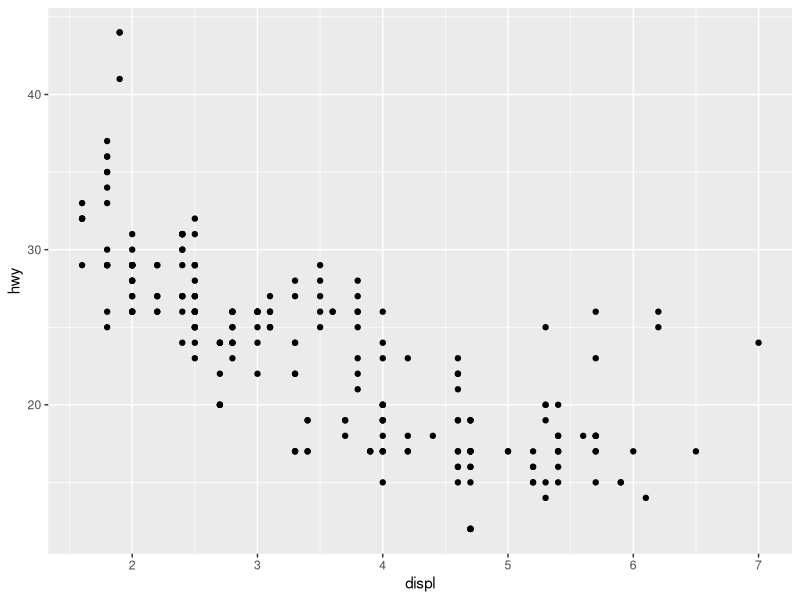
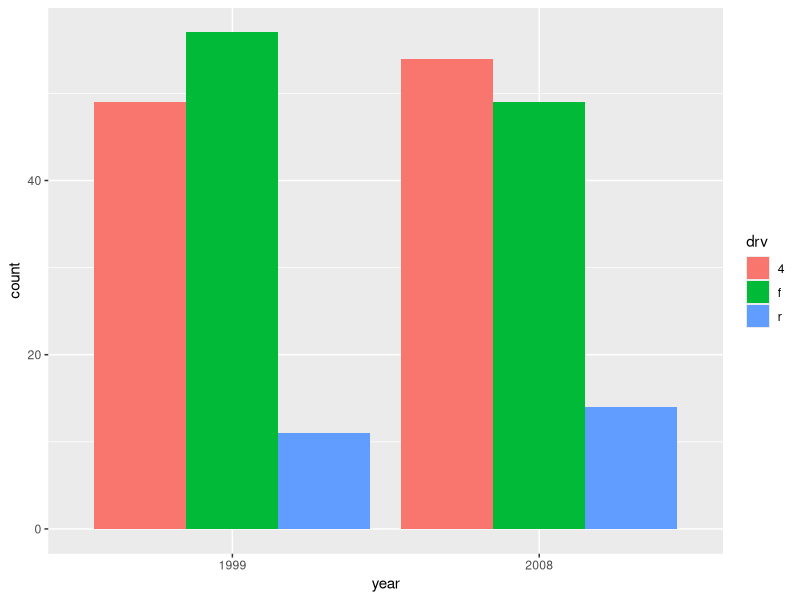
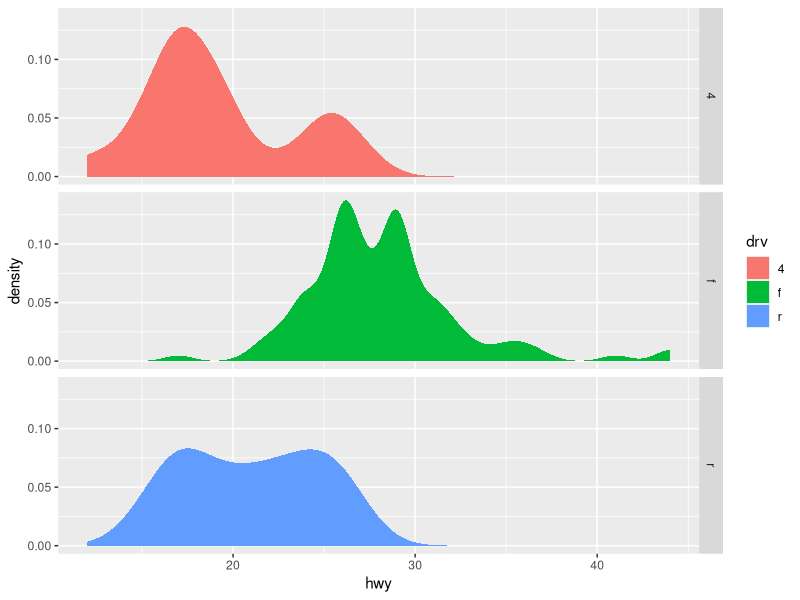
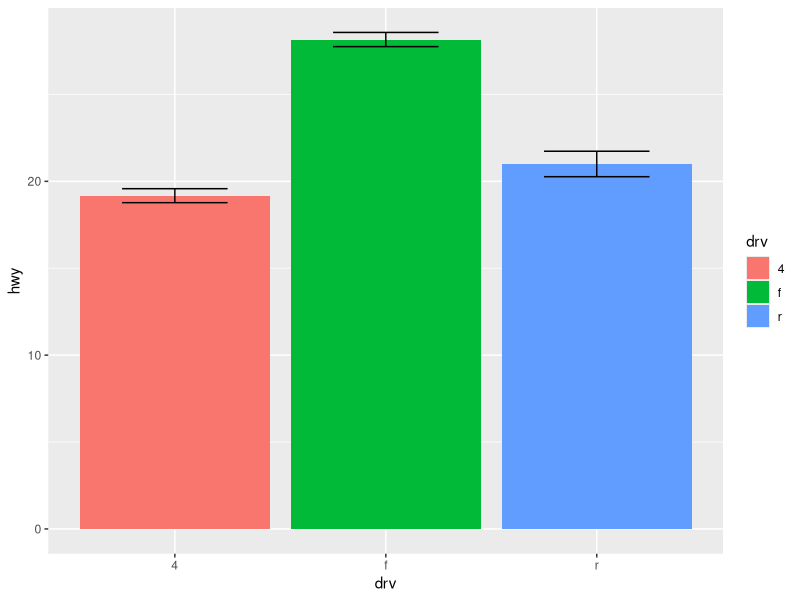
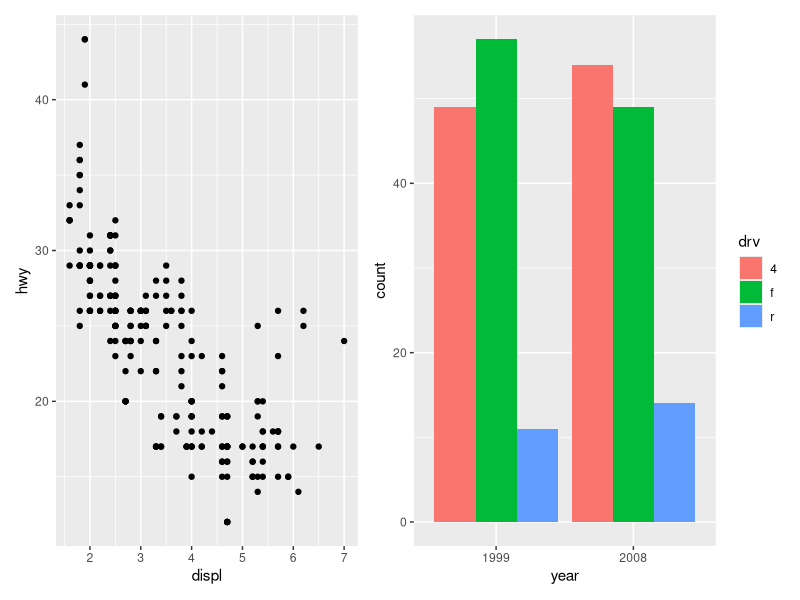
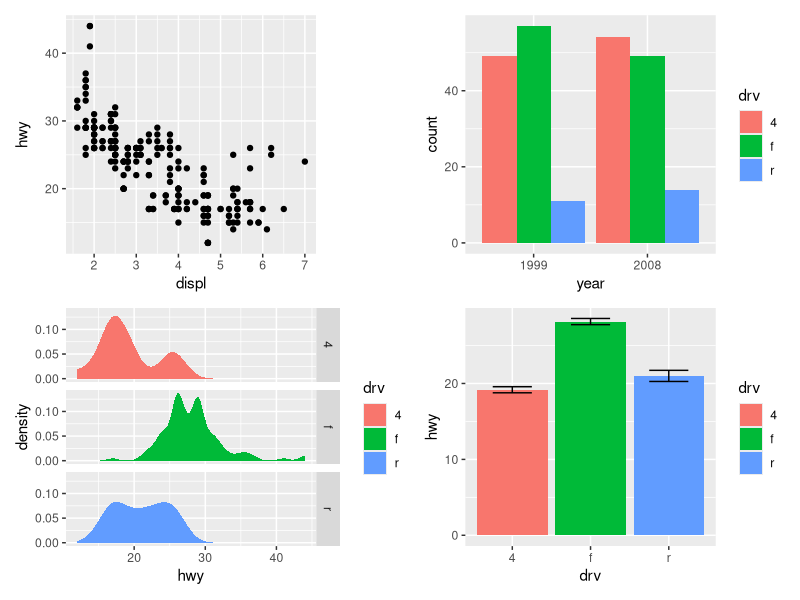
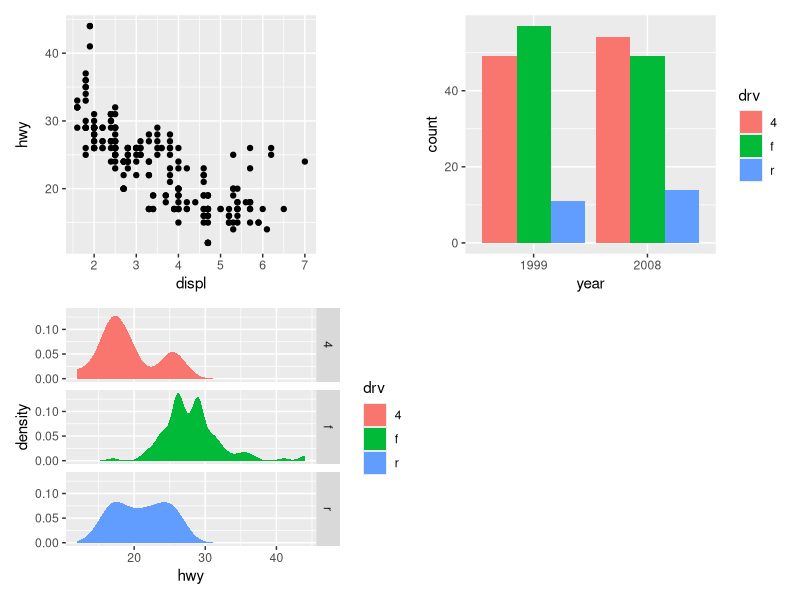
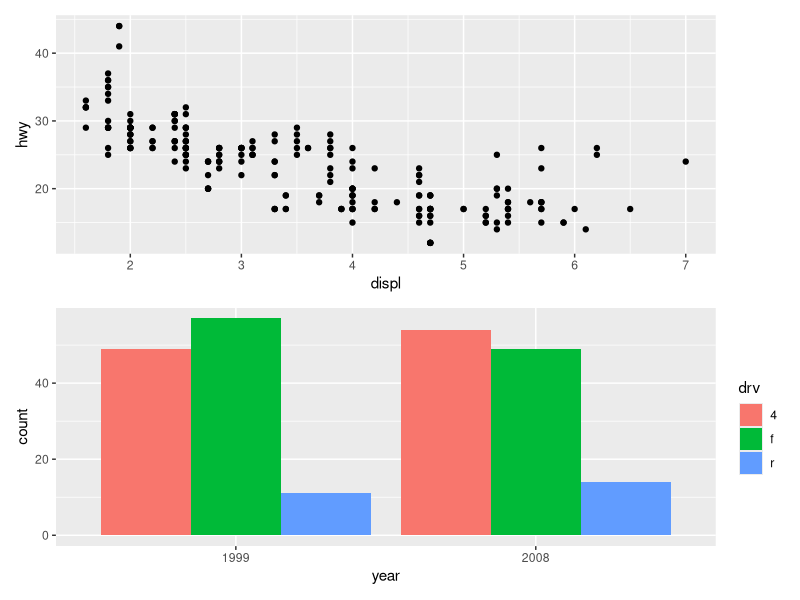

Generate these figures, in order, with R: (Note: this script raises an error after producing the figures.)

### Arranging plots

library(ggplot2)
library(patchwork)
library(nlme)  # adding because of Oxboys dataset

mtcars <- mtcars
mpg2 <- ggplot2::mpg


p1 <- ggplot(mpg2) + 
  geom_point(aes(x = displ, y = hwy))

p1

p2 <- ggplot(mpg2) + 
  geom_bar(aes(x = as.character(year), fill = drv), position = "dodge") + 
  labs(x = "year")

p2

p3 <- ggplot(mpg2) + 
  geom_density(aes(x = hwy, fill = drv), colour = NA) + 
  facet_grid(rows = vars(drv))


p3

p4 <- ggplot(mpg2) + 
  stat_summary(aes(x = drv, y = hwy, fill = drv), geom = "col", fun.data = mean_se) +
  stat_summary(aes(x = drv, y = hwy), geom = "errorbar", fun.data = mean_se, width = 0.5)

p4



#package patchwork
# plots arranging
p1 + p2

p1 + p2 + p3 + p4


# arranging differently
p1 + p2 + p3 + plot_layout(ncol = 2)


# patchwork provides two operators, 
# # | and / respectively, to facilitate this (under the hood they simply set number of rows or columns in the layout to 1).

p1 / p2

p3 | p4


# and creating beautiful combinations
p3 | (p2 / (p1 | p4))


# for more complex outlies, you can specify the layout
layout <- "
AAB
C#B
CDD
"

p1 + p2 + p3 + p4 + plot_layout(design = layout)


#and using collect
p1 + p2 + p3 + plot_layout(ncol = 2, guides = "collect")
p1 + p2 + p3 + guide_area() + plot_layout(ncol = 2, guides = "collect")


###### ###### ######
## Positions and scales
###### ###### ######

mpg2 %>%
ggplot(aes(x = displ)) + 
    geom_histogram()

# In this example the y aesthetic is not specified by the user. 
# Rather, the aesthetic is mapped to a computed variable: geom_histogram() 
# computes a count variable that gets mapped to the y aesthetic. 
# The default behaviour of geom_histogram() is equivalent to the following:
  
mpg2 %>%
ggplot(aes(x = displ, y = after_stat(count))) + 
    geom_histogram()


# aligning scales
mpg_99 <- mpg2 %>% filter(year == 1999)
mpg_08 <- mpg2 %>% filter(year == 2008)

base_99 <- ggplot(mpg_99, aes(displ, hwy)) + geom_point() 
base_08 <- ggplot(mpg_08, aes(displ, hwy)) + geom_point() 

# we see that the scales are off
base_99 #y-scale from 15 to 45
base_08 #y-scale from 15 to 35

#with patchwork comparison

base_99 + base_08

# we fix the x-axis and y-axis with limits
base99_fix <- base_99 + 
                scale_x_continuous(limits = c(1, 7)) +
                scale_y_continuous(limits = c(10, 45))

base08_fix  <- base_08 + 
                scale_x_continuous(limits = c(1, 7)) +
                scale_y_continuous(limits = c(10, 45))

#looks different now
base99_fix + base08_fix


# adding breaks in scales

break_data <- data.frame(
  const = 1, 
  up = 1:4,
  txt = letters[1:4], 
  big = (1:4)*1000,
  log = c(2, 5, 10, 2000)
)

base <- ggplot(break_data, aes(big, const)) + 
  geom_point() + 
  labs(x = NULL, y = NULL) +
  scale_y_continuous(breaks = NULL) 

base


# we can now change the breaks by adding major or minor gridlines

base + scale_x_continuous(breaks = c(1000, 2000, 4000))
base + scale_x_continuous(breaks = c(1000, 1500, 2000, 4000))


# many different breaks

#scales::breaks_extended() creates automatic breaks for numeric axes.
#scales::breaks_log() creates breaks appropriate for log axes.
#scales::breaks_pretty() creates “pretty” breaks for date/times.
#scales::breaks_width() creates equally spaced breaks.


#minor breaks

base <- ggplot(break_data, aes(log, const)) + 
  geom_point() + 
  labs(x = NULL, y = NULL) +
  scale_y_continuous(breaks = NULL) 

# create x-scale
mb <- unique(as.numeric(1:10 %o% 10 ^ (0:3)))

base + scale_x_log10()
base + scale_x_log10(minor_breaks = mb)


# Labels

base <- ggplot(break_data, aes(big, const)) + 
  geom_point() + 
  labs(x = NULL, y = NULL) +
  scale_y_continuous(breaks = NULL) 

base
base + 
  scale_x_continuous(
    breaks = c(2000, 4000), 
    labels = c("2k", "4k")
  ) 


base <- ggplot(break_data, aes(big, const)) + 
  geom_point() + 
  labs(x = NULL, y = NULL) +
  scale_x_continuous(breaks = NULL)

base

base + scale_y_continuous(labels = scales::label_percent())

base + scale_y_continuous(
  labels = scales::label_dollar(prefix = "", suffix = "€")
)


## Transformations
base <- ggplot(mpg2, aes(displ, hwy)) + geom_point()

base
base + scale_x_reverse()
base + scale_y_reverse()


# Every continuous scale takes a trans argument, allowing the use of a variety of transformations: 

# convert from fuel economy to fuel consumption
ggplot(mpg, aes(displ, hwy)) + 
  geom_point() + 
  scale_y_continuous(trans = "reciprocal")

# log transform x and y axes
ggplot(diamonds, aes(price, carat)) + 
  geom_bin2d() + 
  scale_x_continuous(trans = "log10") +
  scale_y_continuous(trans = "log10")

# couple of transformers
# "log" 	scales::log_trans() 	
# log10" 	scales::log10_trans()
# "logit" 	scales::logit_trans()
# "exp" 	scales::exp_trans()


# same transformation
mpg2 %>%
ggplot(aes(displ, hwy)) + 
  geom_point() + 
  scale_y_continuous(trans = "reciprocal")

mpg2 %>%
ggplot(aes(displ, hwy)) + 
  geom_point() + 
  scale_y_continuous(trans = scales::reciprocal_trans())


# or

# manual transformation
mpg2 %>%
ggplot( aes(log10(displ), hwy)) + 
  geom_point()

# transform using scales
mpg2 %>%
ggplot( aes(displ, hwy)) + 
  geom_point() + 
  scale_x_log10()


# time labels

# %a 	day of week, abbreviated (Mon-Sun)
# %A 	day of week, full (Monday-Sunday)
# %e 	day of month (1-31)
# %d 	day of month (01-31)
# %m 	month, numeric (01-12)
# %M 	minute (00-59)
# %l 	hour, in 12-hour clock (1-12)
# %I 	hour, in 12-hour clock (01-12)
# %p 	am/pm
# %H 	hour, in 24-hour clock (00-23)


base <- ggplot(economics, aes(date, psavert)) + 
  geom_line(na.rm = TRUE) +
  labs(x = NULL, y = NULL)

base + scale_x_date(date_breaks = "5 years")
base + scale_x_date(date_breaks = "5 years", date_labels = "%y")


lim <- as.Date(c("2004-01-01", "2005-01-01"))

base + scale_x_date(limits = lim, date_labels = "%b %y")
base + scale_x_date(limits = lim, date_labels = "%B\n%Y")


base + 
  scale_x_date(
    limits = lim, 
    labels = scales::label_date_short()
  )


# label positioning

base <- ggplot(economics, aes(date, psavert)) + 
  geom_line(na.rm = TRUE) +
  labs(x = NULL, y = NULL)

base + scale_x_date(date_breaks = "5 years")

base + guides(x = guide_axis(n.dodge = 3))
base + guides(x = guide_axis(angle = 90))


# Binned position scales

ggplot(mpg, aes(hwy)) + geom_histogram(bins = 8)

ggplot(mpg, aes(hwy)) + 
  geom_bar() +
  scale_x_binned() 





